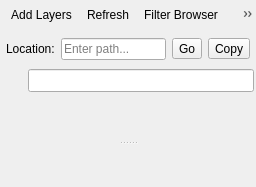
<?xml version="1.0" encoding="UTF-8"?>
<ui version="4.0">
 <class>QgsBrowserWidgetBase</class>
 <widget class="QgsPanelWidget" name="QgsBrowserWidgetBase">
  <property name="geometry">
   <rect>
    <x>0</x>
    <y>0</y>
    <width>256</width>
    <height>187</height>
   </rect>
  </property>
  <property name="windowTitle">
   <string>Browser</string>
  </property>
   <layout class="QVBoxLayout" name="verticalLayout">
    <property name="spacing">
     <number>6</number>
    </property>
    <property name="leftMargin">
     <number>0</number>
    </property>
    <property name="topMargin">
     <number>0</number>
    </property>
    <property name="rightMargin">
     <number>0</number>
    </property>
    <property name="bottomMargin">
     <number>0</number>
    </property>
    <item>
     <widget class="QToolBar" name="mBrowserToolbar">
      <property name="iconSize">
       <size>
        <width>16</width>
        <height>16</height>
       </size>
      </property>
      <property name="floatable">
       <bool>false</bool>
      </property>
      <addaction name="mActionAddLayers"/>
      <addaction name="mActionRefresh"/>
      <addaction name="mActionShowFilter"/>
      <addaction name="mActionCollapse"/>
      <addaction name="mActionPropertiesWidget"/>
     </widget>
    </item>
    <item>
     <widget class="QWidget" name="mWidgetLocationBar" native="true">
      <layout class="QHBoxLayout" name="horizontalLayoutLocationBar">
       <property name="spacing">
        <number>6</number>
       </property>
       <property name="leftMargin">
        <number>6</number>
       </property>
       <property name="topMargin">
        <number>3</number>
       </property>
       <property name="rightMargin">
        <number>6</number>
       </property>
       <property name="bottomMargin">
        <number>3</number>
       </property>
       <item>
        <widget class="QLabel" name="mLabelLocation">
         <property name="text">
          <string>Location:</string>
         </property>
        </widget>
       </item>
       <item>
        <widget class="QLineEdit" name="mLeLocationBar">
         <property name="sizePolicy">
          <sizepolicy hsizetype="Expanding" vsizetype="Fixed">
           <horstretch>0</horstretch>
           <verstretch>0</verstretch>
          </sizepolicy>
         </property>
         <property name="toolTip">
          <string>Enter a file path to navigate directly to that location</string>
         </property>
         <property name="placeholderText">
          <string>Enter path...</string>
         </property>
        </widget>
       </item>
       <item>
        <widget class="QToolButton" name="mBtnNavigateToPath">
         <property name="toolTip">
          <string>Navigate to path</string>
         </property>
         <property name="text">
          <string>Go</string>
         </property>
         <property name="icon">
          <iconset resource="../../images/images.qrc">
           <normaloff>:/images/themes/default/mActionFolder.svg</normaloff>:/images/themes/default/mActionFolder.svg</iconset>
         </property>
        </widget>
       </item>
       <item>
        <widget class="QToolButton" name="mBtnCopyPath">
         <property name="toolTip">
          <string>Copy selected path to clipboard</string>
         </property>
         <property name="text">
          <string>Copy</string>
         </property>
         <property name="icon">
          <iconset resource="../../images/images.qrc">
           <normaloff>:/images/themes/default/mActionEditCopy.svg</normaloff>:/images/themes/default/mActionEditCopy.svg</iconset>
         </property>
        </widget>
       </item>
      </layout>
     </widget>
    </item>
    <item>
     <widget class="QWidget" name="mWidgetFilter" native="true">
      <layout class="QHBoxLayout" name="horizontalLayout">
       <property name="spacing">
        <number>0</number>
       </property>
       <property name="leftMargin">
        <number>0</number>
       </property>
       <property name="topMargin">
        <number>0</number>
       </property>
       <property name="rightMargin">
        <number>0</number>
       </property>
       <property name="bottomMargin">
        <number>0</number>
       </property>
       <item>
        <widget class="QFrame" name="frame">
         <property name="sizePolicy">
          <sizepolicy hsizetype="Expanding" vsizetype="Minimum">
           <horstretch>0</horstretch>
           <verstretch>0</verstretch>
          </sizepolicy>
         </property>
         <property name="frameShape">
          <enum>QFrame::NoFrame</enum>
         </property>
         <property name="frameShadow">
          <enum>QFrame::Raised</enum>
         </property>
         <layout class="QHBoxLayout" name="horizontalLayout_3">
          <property name="spacing">
           <number>2</number>
          </property>
          <property name="leftMargin">
           <number>2</number>
          </property>
          <property name="topMargin">
           <number>0</number>
          </property>
          <property name="rightMargin">
           <number>2</number>
          </property>
          <property name="bottomMargin">
           <number>0</number>
          </property>
          <item>
           <widget class="QToolButton" name="mBtnFilterOptions">
            <property name="toolTip">
             <string>Options</string>
            </property>
            <property name="text">
             <string/>
            </property>
            <property name="icon">
             <iconset resource="../../images/images.qrc">
              <normaloff>:/images/themes/default/mActionOptions.svg</normaloff>:/images/themes/default/mActionOptions.svg</iconset>
            </property>
            <property name="popupMode">
             <enum>QToolButton::InstantPopup</enum>
            </property>
            <property name="toolButtonStyle">
             <enum>Qt::ToolButtonIconOnly</enum>
            </property>
            <property name="autoRaise">
             <bool>true</bool>
            </property>
           </widget>
          </item>
          <item>
           <widget class="QgsFilterLineEdit" name="mLeFilter">
            <property name="sizePolicy">
             <sizepolicy hsizetype="Expanding" vsizetype="Preferred">
              <horstretch>0</horstretch>
              <verstretch>0</verstretch>
             </sizepolicy>
            </property>
            <property name="minimumSize">
             <size>
              <width>0</width>
              <height>0</height>
             </size>
            </property>
            <property name="baseSize">
             <size>
              <width>0</width>
              <height>0</height>
             </size>
            </property>
           </widget>
          </item>
         </layout>
        </widget>
       </item>
      </layout>
     </widget>
    </item>
    <item>
     <widget class="QSplitter" name="mSplitter">
      <property name="orientation">
       <enum>Qt::Vertical</enum>
      </property>
      <widget class="QWidget" name="verticalLayoutWidget">
       <layout class="QVBoxLayout" name="mLayoutBrowser"/>
      </widget>
      <widget class="QWidget" name="mPropertiesWidget" native="true">
       <property name="sizePolicy">
        <sizepolicy hsizetype="Preferred" vsizetype="Preferred">
         <horstretch>0</horstretch>
         <verstretch>0</verstretch>
        </sizepolicy>
       </property>
       <property name="minimumSize">
        <size>
         <width>0</width>
         <height>0</height>
        </size>
       </property>
       <layout class="QVBoxLayout" name="verticalLayout_3">
        <property name="leftMargin">
         <number>0</number>
        </property>
        <property name="topMargin">
         <number>0</number>
        </property>
        <property name="rightMargin">
         <number>0</number>
        </property>
        <property name="bottomMargin">
         <number>0</number>
        </property>
        <item>
         <layout class="QVBoxLayout" name="mPropertiesLayout"/>
        </item>
       </layout>
      </widget>
     </widget>
    </item>
   </layout>
  <action name="mActionAddLayers">
   <property name="icon">
    <iconset resource="../../images/images.qrc">
     <normaloff>:/images/themes/default/mActionAddLayer.svg</normaloff>:/images/themes/default/mActionAddLayer.svg</iconset>
   </property>
   <property name="text">
    <string>Add Layers</string>
   </property>
   <property name="toolTip">
    <string>Add Selected Layers</string>
   </property>
  </action>
  <action name="mActionRefresh">
   <property name="icon">
    <iconset resource="../../images/images.qrc">
     <normaloff>:/images/themes/default/mActionRefresh.svg</normaloff>:/images/themes/default/mActionRefresh.svg</iconset>
   </property>
   <property name="text">
    <string>Refresh</string>
   </property>
  </action>
  <action name="mActionShowFilter">
   <property name="checkable">
    <bool>true</bool>
   </property>
   <property name="icon">
    <iconset resource="../../images/images.qrc">
     <normaloff>:/images/themes/default/mActionFilter2.svg</normaloff>:/images/themes/default/mActionFilter2.svg</iconset>
   </property>
   <property name="text">
    <string>Filter Browser</string>
   </property>
   <property name="iconText">
    <string>Filter Browser</string>
   </property>
   <property name="toolTip">
    <string>Filter Browser</string>
   </property>
  </action>
  <action name="mActionCollapse">
   <property name="icon">
    <iconset resource="../../images/images.qrc">
     <normaloff>:/images/themes/default/mActionCollapseTree.svg</normaloff>:/images/themes/default/mActionCollapseTree.svg</iconset>
   </property>
   <property name="text">
    <string>Collapse All</string>
   </property>
   <property name="toolTip">
    <string>Collapse All</string>
   </property>
  </action>
  <action name="mActionPropertiesWidget">
   <property name="checkable">
    <bool>true</bool>
   </property>
   <property name="icon">
    <iconset resource="../../images/images.qrc">
     <normaloff>:/images/themes/default/mActionPropertiesWidget.svg</normaloff>:/images/themes/default/mActionPropertiesWidget.svg</iconset>
   </property>
   <property name="text">
    <string>Show Properties</string>
   </property>
   <property name="toolTip">
    <string>Enable/disable properties widget</string>
   </property>
  </action>
 </widget>
 <customwidgets>
  <customwidget>
   <class>QgsFilterLineEdit</class>
   <extends>QLineEdit</extends>
   <header>qgsfilterlineedit.h</header>
  </customwidget>
  <customwidget>
   <class>QgsPanelWidget</class>
   <extends>QWidget</extends>
   <header>qgspanelwidget.h</header>
  </customwidget>
 </customwidgets>
 <resources>
  <include location="../../images/images.qrc"/>
 </resources>
 <connections/>
</ui>
